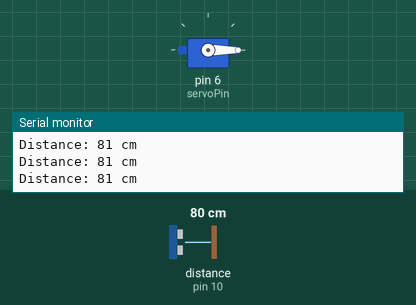
The sketch below on a simulated Arduino Uno, built with avr-gcc and run on an emulated ATmega328P. On the bench: servo, the last lines printed to the serial monitor. The test bench sets the inputs (shaded band); at power-on: distance to the obstacle (sensor on pin 10) 80 cm. The echo pulse lasts 58.3 µs per cm.

Above: at 1.2 s.
1.3 s: distance to the obstacle (sensor on pin 10) set to 22 cm
2.8 s: distance to the obstacle (sensor on pin 10) set to 17 cm
At 3.4 s:
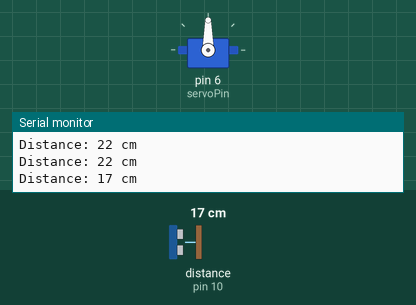
Timing chart, 0 to 9.4 s (numbered marks = the images above; inputs shaded):
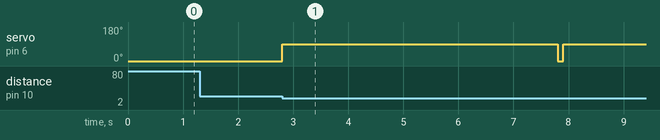

Measured:
- the behaviour switches between 20 and 19 cm on distance to the obstacle (sensor on pin 10) (found by bisection; images 0 and 1)
- after the input at 2.8 s, servo on pin 6 (servoPin): 0° → 90° at once, → 0° 5.0 s later, → 90° 0.10 s later

The sketch:

Parking_Lot_System.ino
```cpp
#include <Servo.h>
#include <NewPing.h>

// Define pins for the ultrasonic sensor
#define TRIG_PIN 9
#define ECHO_PIN 10
#define MAX_DISTANCE 200

// Create objects for the servo and ultrasonic sensor
Servo gateServo;
NewPing sonar(TRIG_PIN, ECHO_PIN, MAX_DISTANCE);

// Define the servo pin
const int servoPin = 6;

void setup() {
  // Attach the servo to the pin
  gateServo.attach(servoPin);
  // Initialize the servo position (closed)
  gateServo.write(0);
  // Begin serial communication
  Serial.begin(9600);
}

void loop() {
  // Read the distance from the ultrasonic sensor
  int distance = sonar.ping_cm();
  Serial.print("Distance: ");
  Serial.print(distance);
  Serial.println(" cm");

  // Check if the distance is within the range of a vehicle
  if (distance > 0 && distance < 20) {  // Adjust the range as needed
    // Open the gate by rotating the servo 90 degrees
    gateServo.write(90);
    delay(5000);  // Keep the gate open for 5 seconds
    // Close the gate by rotating the servo back to 0 degrees
    gateServo.write(0);
  }

  // Short delay before the next loop iteration
  delay(100);
}
```
